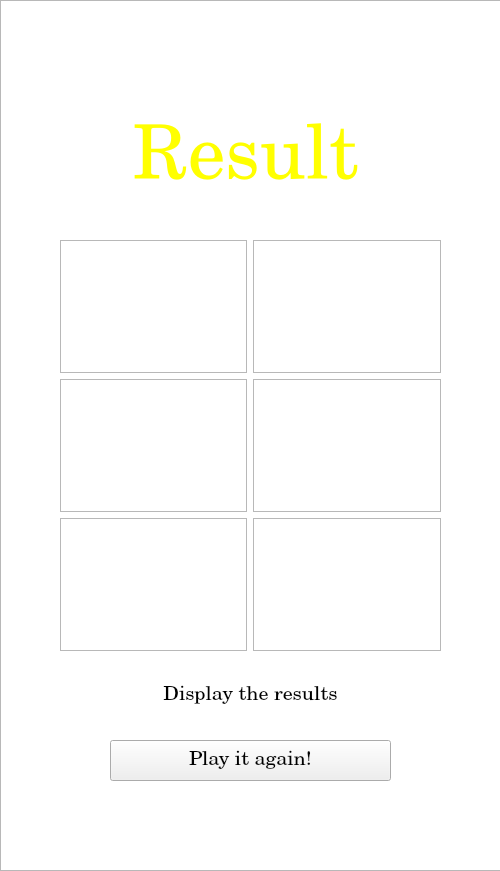
<?xml version="1.0" encoding="UTF-8"?>
<ui version="4.0">
 <class>Form</class>
 <widget class="QWidget" name="Form">
  <property name="geometry">
   <rect>
    <x>0</x>
    <y>0</y>
    <width>500</width>
    <height>871</height>
   </rect>
  </property>
  <property name="windowTitle">
   <string>Lab2_Bobing</string>
  </property>
  <widget class="QListView" name="listView">
   <property name="geometry">
    <rect>
     <x>0</x>
     <y>0</y>
     <width>501</width>
     <height>871</height>
    </rect>
   </property>
   <property name="styleSheet">
    <string notr="true">border-image: url(:/image/4.png);</string>
   </property>
  </widget>
  <widget class="QLabel" name="label">
   <property name="geometry">
    <rect>
     <x>90</x>
     <y>80</y>
     <width>311</width>
     <height>161</height>
    </rect>
   </property>
   <property name="palette">
    <palette>
     <active>
      <colorrole role="WindowText">
       <brush brushstyle="SolidPattern">
        <color alpha="255">
         <red>255</red>
         <green>255</green>
         <blue>0</blue>
        </color>
       </brush>
      </colorrole>
     </active>
     <inactive>
      <colorrole role="WindowText">
       <brush brushstyle="SolidPattern">
        <color alpha="255">
         <red>255</red>
         <green>255</green>
         <blue>0</blue>
        </color>
       </brush>
      </colorrole>
     </inactive>
     <disabled>
      <colorrole role="WindowText">
       <brush brushstyle="SolidPattern">
        <color alpha="255">
         <red>120</red>
         <green>120</green>
         <blue>120</blue>
        </color>
       </brush>
      </colorrole>
     </disabled>
    </palette>
   </property>
   <property name="font">
    <font>
     <family>Century</family>
     <pointsize>56</pointsize>
    </font>
   </property>
   <property name="text">
    <string>Result</string>
   </property>
   <property name="alignment">
    <set>Qt::AlignCenter</set>
   </property>
  </widget>
  <widget class="QPushButton" name="pushButton">
   <property name="geometry">
    <rect>
     <x>110</x>
     <y>740</y>
     <width>281</width>
     <height>41</height>
    </rect>
   </property>
   <property name="font">
    <font>
     <family>Century</family>
     <pointsize>15</pointsize>
    </font>
   </property>
   <property name="text">
    <string>Play it again!</string>
   </property>
   <property name="flat">
    <bool>false</bool>
   </property>
  </widget>
  <widget class="QPushButton" name="pushButton_2">
   <property name="geometry">
    <rect>
     <x>110</x>
     <y>670</y>
     <width>281</width>
     <height>51</height>
    </rect>
   </property>
   <property name="font">
    <font>
     <family>Century</family>
     <pointsize>15</pointsize>
    </font>
   </property>
   <property name="text">
    <string>Display the results</string>
   </property>
   <property name="flat">
    <bool>true</bool>
   </property>
  </widget>
  <widget class="QWidget" name="layoutWidget">
   <property name="geometry">
    <rect>
     <x>60</x>
     <y>240</y>
     <width>381</width>
     <height>411</height>
    </rect>
   </property>
   <layout class="QGridLayout" name="gridLayout">
    <item row="0" column="0">
     <widget class="QListView" name="listView_2">
      <property name="styleSheet">
       <string notr="true">border-image: url(:/image/5.png);</string>
      </property>
     </widget>
    </item>
    <item row="2" column="1">
     <widget class="QListView" name="listView_7">
      <property name="styleSheet">
       <string notr="true">border-image: url(:/image/5.png);</string>
      </property>
     </widget>
    </item>
    <item row="2" column="0">
     <widget class="QListView" name="listView_6">
      <property name="styleSheet">
       <string notr="true">border-image: url(:/image/5.png);</string>
      </property>
     </widget>
    </item>
    <item row="1" column="0">
     <widget class="QListView" name="listView_4">
      <property name="styleSheet">
       <string notr="true">border-image: url(:/image/5.png);</string>
      </property>
     </widget>
    </item>
    <item row="0" column="1">
     <widget class="QListView" name="listView_3">
      <property name="styleSheet">
       <string notr="true">border-image: url(:/image/5.png);</string>
      </property>
     </widget>
    </item>
    <item row="1" column="1">
     <widget class="QListView" name="listView_5">
      <property name="styleSheet">
       <string notr="true">border-image: url(:/image/5.png);</string>
      </property>
     </widget>
    </item>
   </layout>
  </widget>
 </widget>
 <resources>
  <include location="picture.qrc"/>
 </resources>
 <connections>
  <connection>
   <sender>pushButton</sender>
   <signal>clicked()</signal>
   <receiver>Form</receiver>
   <slot>return_to_1()</slot>
   <hints>
    <hint type="sourcelabel">
     <x>319</x>
     <y>740</y>
    </hint>
    <hint type="destinationlabel">
     <x>496</x>
     <y>686</y>
    </hint>
   </hints>
  </connection>
  <connection>
   <sender>pushButton_2</sender>
   <signal>clicked()</signal>
   <receiver>Form</receiver>
   <slot>show_message_2()</slot>
   <hints>
    <hint type="sourcelabel">
     <x>249</x>
     <y>698</y>
    </hint>
    <hint type="destinationlabel">
     <x>997</x>
     <y>586</y>
    </hint>
   </hints>
  </connection>
 </connections>
 <slots>
  <slot>return_to_1()</slot>
  <slot>show_message_2()</slot>
 </slots>
</ui>
